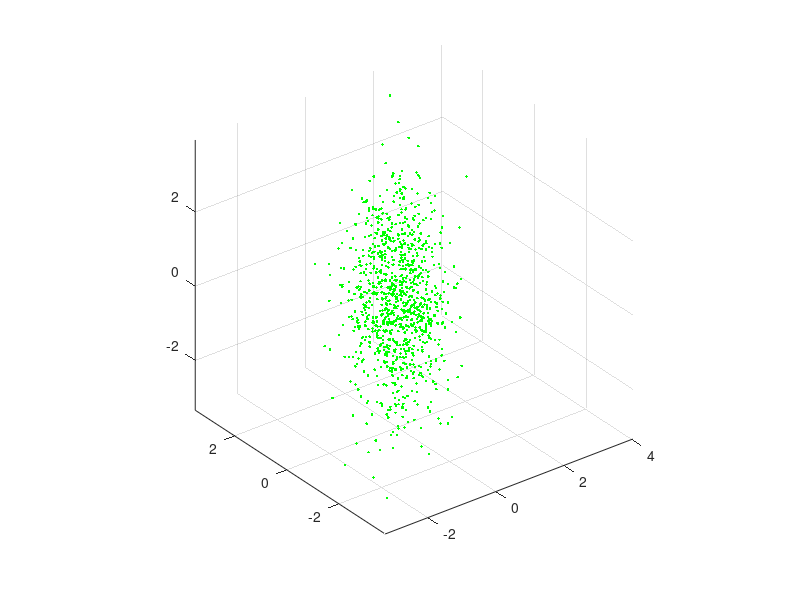

Here is the MATLAB script that generated this plot: (Note: this script raises an error after producing the figure.)
n = 1000;
mu = [0 0 0];
sig = [1 0.7 .3;
        .7 1 .6;
        .3 .6 1;];
D = mvnrnd(mu,sig,n);

figure(8); clf;
plot3(D(:,1), D(:,2), D(:,3),'g.')
grid; axis equal
hold on
error_ellipse_emt(cov(D))
camlight; lighting gouraud


[v,d] = eig(cov(D))
v*d*v'

v2 = flipud(fliplr(v));
d2 = flipud(fliplr(d));

v2*d2*v2'

[u3,s3,v3] = svd(cov(D));

u3*s3*v3'

%% 2D case

n = 1000;
mu = [0 0 ];
sig = [1 .9;
       .9 1];
D = mvnrnd(mu,sig,n);

figure(8); clf;
plot(D(:,1), D(:,2),'g.')
grid; axis equal
hold on
error_ellipse(cov(D))


[v,d] = eig(cov(D))
v*d*v'

v2 = flipud(fliplr(v));
d2 = flipud(fliplr(d));

v2*d2*v2'

[u3,s3,v3] = svd(cov(D));

u3*s3*v3'